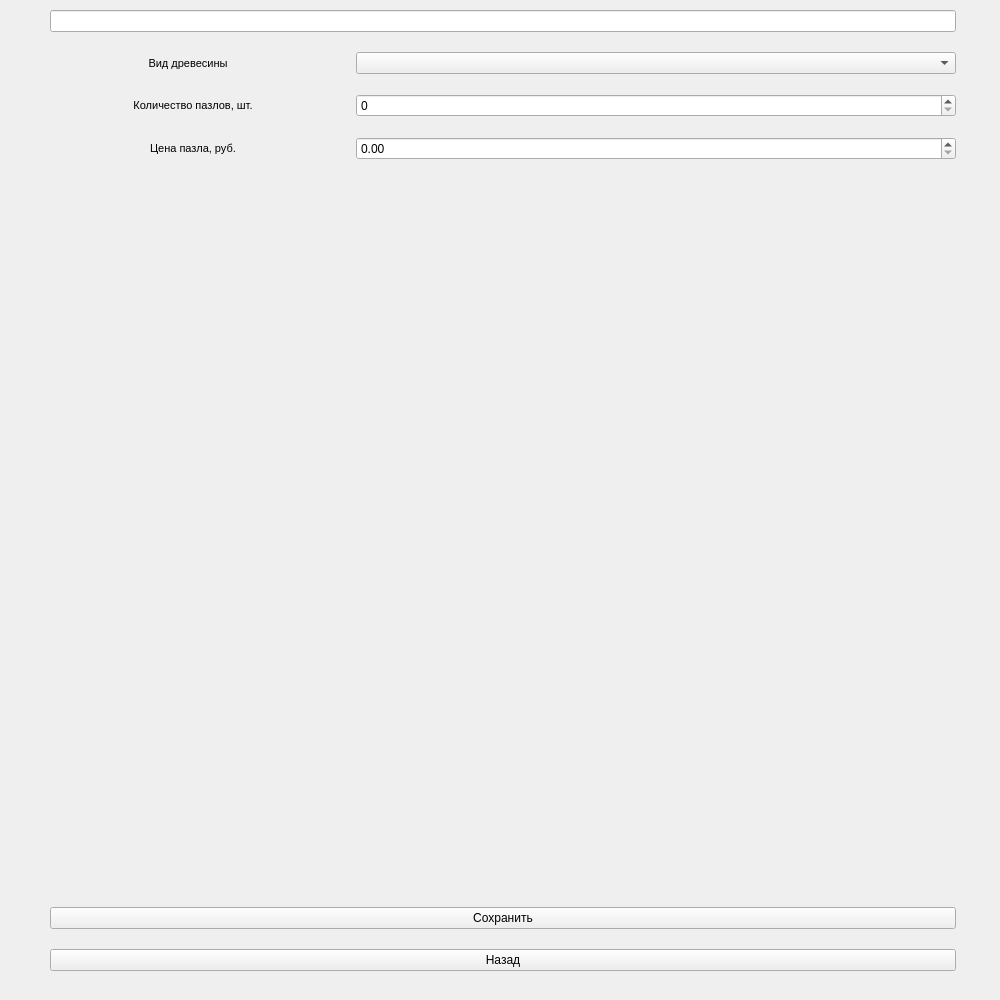
<?xml version="1.0" encoding="UTF-8"?>
<ui version="4.0">
 <class>Form</class>
 <widget class="QWidget" name="Form">
  <property name="geometry">
   <rect>
    <x>0</x>
    <y>0</y>
    <width>1000</width>
    <height>1000</height>
   </rect>
  </property>
  <property name="minimumSize">
   <size>
    <width>1000</width>
    <height>1000</height>
   </size>
  </property>
  <property name="maximumSize">
   <size>
    <width>2000</width>
    <height>2000</height>
   </size>
  </property>
  <property name="windowTitle">
   <string>Агаш Пазл - Название пазла</string>
  </property>
  <widget class="QWidget" name="verticalLayoutWidget">
   <property name="geometry">
    <rect>
     <x>0</x>
     <y>0</y>
     <width>1006</width>
     <height>1001</height>
    </rect>
   </property>
   <layout class="QVBoxLayout" name="verticalLayout" stretch="0,0,0,0,0,0,0">
    <property name="spacing">
     <number>20</number>
    </property>
    <property name="sizeConstraint">
     <enum>QLayout::SetDefaultConstraint</enum>
    </property>
    <property name="leftMargin">
     <number>50</number>
    </property>
    <property name="topMargin">
     <number>10</number>
    </property>
    <property name="rightMargin">
     <number>50</number>
    </property>
    <property name="bottomMargin">
     <number>30</number>
    </property>
    <item>
     <widget class="QLineEdit" name="lineName"/>
    </item>
    <item>
     <layout class="QHBoxLayout" name="horizontalLayout">
      <property name="spacing">
       <number>30</number>
      </property>
      <item>
       <widget class="QLabel" name="titleLabel">
        <property name="font">
         <font>
          <pointsize>8</pointsize>
         </font>
        </property>
        <property name="layoutDirection">
         <enum>Qt::LeftToRight</enum>
        </property>
        <property name="autoFillBackground">
         <bool>false</bool>
        </property>
        <property name="text">
         <string>Вид древесины</string>
        </property>
        <property name="alignment">
         <set>Qt::AlignCenter</set>
        </property>
       </widget>
      </item>
      <item>
       <widget class="QComboBox" name="comboSheet">
        <property name="minimumSize">
         <size>
          <width>600</width>
          <height>0</height>
         </size>
        </property>
       </widget>
      </item>
     </layout>
    </item>
    <item>
     <layout class="QHBoxLayout" name="horizontalLayout_2">
      <item>
       <widget class="QLabel" name="titleLabel_2">
        <property name="font">
         <font>
          <pointsize>8</pointsize>
         </font>
        </property>
        <property name="layoutDirection">
         <enum>Qt::LeftToRight</enum>
        </property>
        <property name="autoFillBackground">
         <bool>false</bool>
        </property>
        <property name="text">
         <string>Количество пазлов, шт.</string>
        </property>
        <property name="alignment">
         <set>Qt::AlignCenter</set>
        </property>
       </widget>
      </item>
      <item>
       <widget class="QSpinBox" name="spinDetailsCount">
        <property name="minimumSize">
         <size>
          <width>600</width>
          <height>0</height>
         </size>
        </property>
        <property name="maximum">
         <number>999999999</number>
        </property>
       </widget>
      </item>
     </layout>
    </item>
    <item>
     <layout class="QHBoxLayout" name="horizontalLayout_3">
      <item>
       <widget class="QLabel" name="titleLabel_3">
        <property name="font">
         <font>
          <pointsize>8</pointsize>
         </font>
        </property>
        <property name="layoutDirection">
         <enum>Qt::LeftToRight</enum>
        </property>
        <property name="autoFillBackground">
         <bool>false</bool>
        </property>
        <property name="text">
         <string>Цена пазла, руб.</string>
        </property>
        <property name="alignment">
         <set>Qt::AlignCenter</set>
        </property>
       </widget>
      </item>
      <item>
       <widget class="QDoubleSpinBox" name="spinPrice">
        <property name="minimumSize">
         <size>
          <width>600</width>
          <height>2</height>
         </size>
        </property>
        <property name="maximum">
         <double>100000000.000000000000000</double>
        </property>
       </widget>
      </item>
     </layout>
    </item>
    <item>
     <widget class="QLabel" name="labelLayout">
      <property name="minimumSize">
       <size>
        <width>0</width>
        <height>400</height>
       </size>
      </property>
      <property name="text">
       <string/>
      </property>
     </widget>
    </item>
    <item>
     <widget class="QPushButton" name="btnSave">
      <property name="text">
       <string>Сохранить</string>
      </property>
     </widget>
    </item>
    <item>
     <widget class="QPushButton" name="btnBack">
      <property name="text">
       <string>Назад</string>
      </property>
     </widget>
    </item>
   </layout>
  </widget>
 </widget>
 <resources/>
 <connections/>
</ui>
